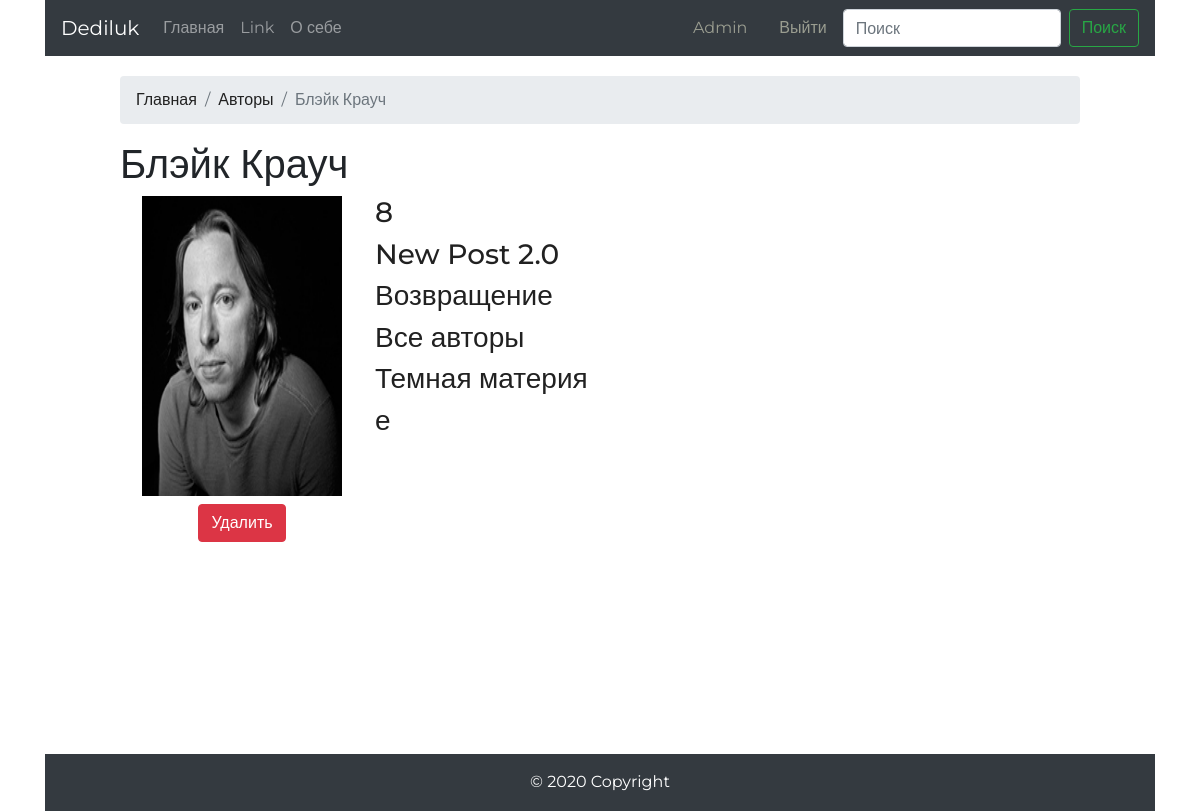
Page /mybooks/author/4/ (signed in) on the committed database.
### mybooks/models.py (models this page shows, shortened)
class Author(models.Model):
    name = models.CharField('Имя', max_length=150)
    image = models.ImageField('Изображение', upload_to='author/')
    def Meta(self):
        verbose_name = 'Автор'
        verbose_name_plural = 'Авторы'
    class Meta:
        ordering = ['name']

class Book(models.Model):
    title = models.CharField('Название', max_length=150, blank=False)
    description = models.TextField('Описание')
    image = models.ImageField('Изображение', upload_to='book/')
    author_name = models.ManyToManyField(Author, verbose_name='Авторы', related_name="books_author")
    def Meta(self):
        verbose_name = 'Книга'
        verbose_name_plural = 'Книги'
    class Meta:
        ordering = ['title']

### mybooks/views.py (the view)
# urls.py: path('/author/<int:pk>/', authorDetail, name='author_detail'),
def authorDetail(request, pk):
    author = get_object_or_404(Author, pk=pk)
    context = Book.objects.filter(author_name=pk)
    return render(request, 'mybooks/author_detail.html', {'author': author, 'books': context})

### templates/mybooks/author_detail.html (shortened to what this page needs)
{% extends "base.html" %}
{% block breadcrumbs %}
    <nav aria-label="breadcrumb">
      <ol class="breadcrumb">
        <li class="breadcrumb-item"><a href="{% url 'catalog:main_page'%}">Главная</a></li>
        <li class="breadcrumb-item"><a href="{% url 'mybooks:authors_list' %}">Авторы</a></li>
        <li class="breadcrumb-item active" aria-current="page">{{author.name}}</li>
      </ol>
    </nav>
{% endblock %}
{% block content %}
<h1 class="author_name">{{author.name}}</h1>
<div class="author_image_div">
    <img class='author_image' src="{{author.image.url}}" alt="">
    {% if user.is_superuser%}
        <p class="delete_book"><a href="{% url 'mybooks:delete_author' author.id %}">
            <button type="button" class="btn btn-danger delete_book_button" onclick="return confirm('Вы уверены?');">Удалить</button></a>
        </p>
    {% endif %}
</div>
<div class="author_description">
    {%for book in books %}
    <a href="{% url 'mybooks:book_detail' book.id %}"><h3>{{book.title}}</h3></a>
    {% endfor %}
</div>
{% endblock content %}

### templates/base.html (shortened to what this page needs)
<!doctype html>
<html lang="en">
{% load static %}
<head>
    <link rel="stylesheet" href="{% static '/css/bootstrap.css' %}">
    <link rel="stylesheet" href="{% static 'css/style.css' %}" type="text/css" media="all">
</head>
<body>
<div class="container">
    <nav class="navbar navbar-expand-lg navbar-dark bg-dark">
        <a class="navbar-brand" href="{% url 'catalog:main_page' %}">Dediluk</a>
        <div class="collapse navbar-collapse" id="navbarSupportedContent">
            <ul class="navbar-nav mr-auto">
                <li class= "nav-item">
                    <a class="nav-link" href="{% url 'catalog:main_page' %}">Главная <span class="sr-only">(current)</span></a>
                </li>
                <li class="nav-item">
                    <a class="nav-link" href="#">Link</a>
                </li>
                <li class="nav-item ">
                    <a class="nav-link" href="{% url 'catalog:about' %}">О себе</a>
                </li>
            </ul>
            {% if user.is_authenticated %}
                {% if user.is_superuser %}
                    <a class="nav-link nav-link-username" href="{% url 'admin:index' %}">{{user.get_username|title}}</a>
                {% else %}
                    <a class="nav-link nav-link-username" href="{% url 'catalog:about_user' user.get_username%}">{{user.get_username|title }}</a>
                {% endif %}
                <a class="nav-link nav-link-username" href="{% url 'logout' %}?next={{request.path}}">Выйти</a>
            {% else %}
                <a class="nav-link nav-link-username" href="{% url 'login' %}?next={{request.path}}">Войти</a>
            {% endif %}
            <form action="{% url 'mybooks:search_detail' %}"  class="form-inline my-2 my-lg-0" method="get">
                <input name='search' class="form-control mr-sm-2" type="search" placeholder="Поиск" aria-label="Search">
                <button class="btn btn-outline-success my-2 my-sm-0" type="submit">Поиск</button>
            </form>
        </div>
    </nav>
    <div class="content">
        {% block breadcrumbs %}{% endblock  %}
        {% block content %}
        {% endblock content %}
    </div>
    <div class="clr"></div>
</div>
<div class="footer">
        <footer class="page-footer font-small blue">
            <div class="footer-copyright text-center py-3">© 2020 Copyright
            </div>
        </footer>
    </div>
</body>
</html>

### static/css/style.css (style rules this page uses)
* { margin: 0; padding: 0; }
html,body { height: 100%; font-family: 'Montserrat', sans-serif; }
.container { width: 1366px; margin: 0 auto; position: relative; min-height: 100%; }
.content { box-sizing: border-box; padding-bottom: 100px; margin-left: 75px; margin-right: 75px; margin-top: 20px; }
.footer { color: white; martin-top:-100px; height: 57px; background-color: #343a40; background-color: #343a40; width: 1110px; margin: -46px auto; }
ul { list-style-type: none; }
.book_image, .author_image { height:300px; width: 200px; float: left; }
.book_image_div, .author_image_div { height:300px; width: 200px; float:left; margin-left: 22px; }
.author_description { margin-left: 255px; }
.nav-link-username { color: #9a9d90; }
.clr { height:55px; clear: both; }
.delete_book { text-align:center; }
.delete_book_button { margin-top: 8px; }

### rows in the picture
Author: name "Блэйк Крауч", image (picture)
Book: title "8"
Book: title "New Post 2.0"
Book: title "Возвращение"
Book: title "Все авторы"
Book: title "Темная материя"
Book: title "е"

### other values in the picture
{{ user.get_username|title }} "Admin"
